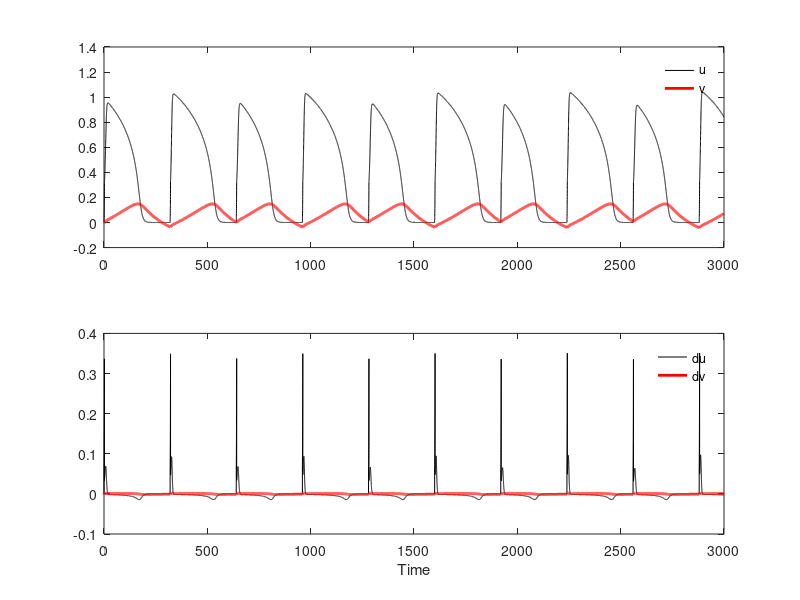

Recreate this plot in MATLAB.
% FHN model in 0d

% parameter values (guinea pig)
% alpha=0.0142;
% beta=1.0759;
% eps=0.0072;
% mu=0.5176;
% gamma=0.1906;
% theta=-0.06;
% delta=1;

alpha=0.014;
beta=1.076;
eps=0.007;
mu=0.518;
gamma=0.191;
theta=-0.06;
delta=1;

% this function should give stimulus value from time in ms
%stimscale = 0.35*180;
stimscale = 0.1*200;
stimdur = 2;
offset1 = 7;
offset2 = offset1*.96;
tscale = 0.725;
f = @(t) -stimscale*(t/tscale-offset1)./(1+(t/tscale-offset2).^4);



% % parameter values (rabbit)
% alpha=0.0258;
% beta=1.0682;
% eps=0.0139;
% mu=0.5151;
% gamma=0.2115;
% theta=-0.014;
% delta=1;

% initial values
% u = 0.25;
u = 0.0;
% v = 0.05;
v = 0.0;

% numerical parameters
dt = .1;
endtime = 3000;
nsteps=ceil(endtime/dt);
usave = zeros(nsteps+1,1);
vsave = zeros(nsteps+1,1);
dusave = zeros(nsteps+1,1);
dvsave = zeros(nsteps+1,1);
usave(1,1) = u;
vsave(1,1) = v;
t = 0:dt:endtime;

period = 320;
iperiod = round(period/dt);

for ntime=1:nsteps
    
     if(mod(ntime,iperiod)==0)
%           u=0.25;
     end

      istim=0;
     steps_since_new_cycle = mod(ntime,period/dt);
      if(steps_since_new_cycle<stimdur/dt)
          istim = f(steps_since_new_cycle*dt);
      end

%     du=mu*u.*(1-u).*(u-alpha)-u.*v;
    du=istim + mu*u.*(1-u).*(u-alpha)-u.*v;
    dv=eps*((beta-u).*(u-gamma)-delta*v-theta);
    
    u = u + dt*du;
    v = v + dt*dv;
    
    usave(ntime+1,1) = u;
    vsave(ntime+1,1) = v;
    dusave(ntime+1,1) = du;
    dvsave(ntime+1,1) = dv;
end

figure(3)
subplot(2,1,1)
plot(t,usave,'k',t,vsave,'r','linewidth',2)
legend('u','v'), legend boxoff
subplot(2,1,2)
plot(t,dusave,'k',t,dvsave,'r','linewidth',2)
legend('du','dv'), legend boxoff
xlabel('Time')

% %%
% figure(2)
% eps=0.1;
% %subplot(2,1,2)
% uu=-0.5:.01:1.2;
% hold off
% plot(usave,vsave,'r','linewidth',2)
% hold on
% % plot nullclines
% plot(uu,(a1/a4)*(a2-uu).*(uu-a3),'k','linewidth',1)
% plot(zeros(size(uu)),uu,'k','linewidth',1)
% plot(uu,a5*uu.*(beta-uu),'k--','linewidth',1)
% xlabel('u'),ylabel('v')
% % define a coarse grid (will also be axis limits here)
% umin=-0.2; umax = 1.2;
% vmin = -0.05; vmax = 0.25;
% axis ([umin umax vmin vmax])
% % now calculate the derivatives at each corase grid point 
% % and add to the plot a line originating at the grid point 
% % in the direction of the vector (du/dt , dv/dt)
% scale = 0.2;
% for u = umin: 0.025: umax;
%     for v = vmin: 0.01: vmax;
%         du=ctime*(a1*u.*(a2-u).*(u-a3)-a4*v.*u);
%         dv=ctime*eps*(a5*u.*(beta-u)-v);
%         plot([u u+scale*du], [v v+scale*dv],'b','linewidth',0.2)
%     end 
% end
% 
% hold off

%%
% a1=0.7;
% a2=1.05;
% a3=0.07;
% a4=1;
% a5=0.8;
% beta=1.07; % 1.07
% eps=0.01;
% ctime=1;
dudt = @(u,v) ctime*(a1*u.*(a2-u).*(u-a3)-a4*v.*u);
dvdt = @(u,v) ctime*eps*(a5*u.*(beta-u)-v);

% derivatives
%du/dt = a1*u*(a2*u-u^2-a2*a3+a3*u)-a4*u*v
%du/dt f(u,v) = a1*a2*u^2-a1*u^3-a1*a2*a3*u+a1*a3*u^2-a4*u*v
%dv/dt g(u,v) = eps*a5*beta*u-eps*a5*u^2-eps*v
% so the Jacobian analytical form is
%[ 2*a1*(a2+a3)*u - 3*a1*u^2 - a1*a2*a3 - a4*v     -a4*u]
%[ eps*a5*beta - 2*eps*a5*u                        -eps]
% at 0,0 get 
%[ -a1*a2*a3      0]
%[ eps*a5*beta -eps]
% so the eigenvalues should be -eps and -a1*a2*a3

umin=-0.2; umax=1.2;
vmin=-0.05; vmax=0.25;
u=umin:0.025*.5:umax;
v=vmin:0.01*.5:vmax;

[uu,vv]=ndgrid(u,v);
%[uu,vv]=ndgrid(u,v);
%[yy,xx]=ndgrid(x,y);
%[xx,yy]=ndgrid(y,x);

% figure(4),clf
% hold on
% include nullclines (if you know them)
% plot(u,(a1/a4)*(a2-u).*(u-a3),'r','linewidth',1)
% plot(zeros(size(v)),v,'r','linewidth',1)
% plot(u,a5*u.*(beta-u),'b','linewidth',1)
%hold on
% plot fixed point (if you know them)
%plot([-1],[0],'co','markersize',10)
% arrowscale = 4;
% quiver(uu,vv,dudt(uu,vv),dvdt(uu,vv),arrowscale,'linewidth',1,'color','k');
% grid on
% plot(usave(round(end/2):end),vsave(round(end/2):end),'g')
% add trajectories (you may need to calculate e.g. with forward Euler
% tmax=1000;
% [tout1,xout1]=ode45(@(t,x) [x(1)+exp(-x(2)); -x(2)],[0 tmax],[0.5; 2]);
% [tout2,xout2]=ode45(@(t,x) [x(1)+exp(-x(2)); -x(2)],[0 tmax],[-1; 1]);
% [tout3,xout3]=ode45(@(t,x) [x(1)+exp(-x(2)); -x(2)],[0 tmax],[-2; -2]);
% plot(xout1(:,1),xout1(:,2),'g',xout2(:,1),xout2(:,2),'g',xout3(:,1),xout3(:,2),'g')
% ylim([vmin vmax])
hold off